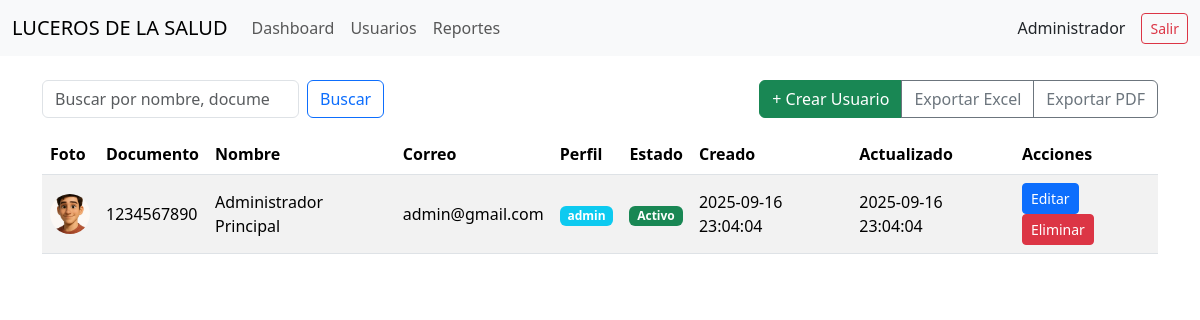
/lds-app/admin/users.php (signed in), run on the app's committed database.
### tables this page shows
CREATE TABLE IF NOT EXISTS users (
  id INT AUTO_INCREMENT PRIMARY KEY,
  documento VARCHAR(50) UNIQUE NOT NULL,
  nombre VARCHAR(100) NOT NULL,
  apellido VARCHAR(100) NOT NULL,
  correo VARCHAR(160) NOT NULL,
  password VARCHAR(255) NOT NULL,
  perfil ENUM('admin','usuario') NOT NULL DEFAULT 'usuario',
  estado ENUM('Activo','Inactivo') NOT NULL DEFAULT 'Activo',
  fecha_nacimiento DATE NULL,
  edad INT NULL,
  foto VARCHAR(255) NULL,
  created_at DATETIME NOT NULL DEFAULT CURRENT_TIMESTAMP,
  updated_at DATETIME NOT NULL DEFAULT CURRENT_TIMESTAMP ON UPDATE CURRENT_TIMESTAMP
);

### lds-app/config.php (called while the page is built, shortened)
<?php
function is_logged_in()
    {
        return isset($_SESSION['user']);
    }
function is_admin()
    {
        return is_logged_in() && $_SESSION['user']['perfil'] === 'admin';
    }
function h($s)
    {
        return htmlspecialchars($s ?? '', ENT_QUOTES, 'UTF-8');
    }
?>

### lds-app/admin/users.php (the view, shortened to what this page needs)
<?php require_once __DIR__ . '/../partials/header.php'; ?>
<div class="d-flex justify-content-between align-items-center mb-3">
  <form class="d-flex" method="get">
    <input class="form-control me-2" type="search" name="q" placeholder="Buscar por nombre, documento o correo" value="<?php echo h($_GET['q'] ?? ''); ?>">
    <button class="btn btn-outline-primary">Buscar</button>
  </form>
  <div class="btn-group">
    <a class="btn btn-success" href="/admin/user_form.php">+ Crear Usuario</a>
    <a class="btn btn-outline-secondary" href="/export/export_excel.php">Exportar Excel</a>
    <a class="btn btn-outline-secondary" href="/export/export_pdf.php">Exportar PDF</a>
  </div>
</div>
<?php
$q = trim($_GET['q'] ?? '');
$sql = "SELECT * FROM users";
if ($q !== '') {
  $sql .= " WHERE nombre LIKE CONCAT('%',?,'%') OR apellido LIKE CONCAT('%',?,'%') OR documento LIKE CONCAT('%',?,'%') OR correo LIKE CONCAT('%',?,'%')";
  $stmt = $mysqli->prepare($sql);
  $stmt->bind_param('ssss', $q,$q,$q,$q);
  $stmt->execute();
  $res = $stmt->get_result();
} else {
  $res = $mysqli->query($sql . " ORDER BY created_at DESC");
}
?>
<div class="table-responsive">
<table class="table table-striped table-hover align-middle">
  <thead><tr>
    <th>Foto</th><th>Documento</th><th>Nombre</th><th>Correo</th><th>Perfil</th><th>Estado</th><th>Creado</th><th>Actualizado</th><th>Acciones</th>
  </tr></thead>
  <tbody>
  <?php while($u = $res->fetch_assoc()): ?>
    <tr>
      <td><?php if($u['foto']): ?><img src="<?php echo '/Uploads/images/' . h($u['foto']); ?>" style="width:40px;height:40px;object-fit:cover;border-radius:50%"><?php endif; ?></td>
      <td><?php echo h($u['documento']); ?></td>
      <td><?php echo h($u['nombre'] . ' ' . $u['apellido']); ?></td>
      <td><?php echo h($u['correo']); ?></td>
      <td><span class="badge bg-info"><?php echo h($u['perfil']); ?></span></td>
      <td><span class="badge <?php echo $u['estado']=='Activo'?'bg-success':'bg-secondary'; ?>"><?php echo h($u['estado']); ?></span></td>
      <td><?php echo h($u['created_at']); ?></td>
      <td><?php echo h($u['updated_at']); ?></td>
      <td>
        <a class="btn btn-sm btn-primary" href="/admin/user_form.php?id=<?php echo $u['id']; ?>">Editar</a>
        <a class="btn btn-sm btn-danger" href="/admin/user_delete.php?id=<?php echo $u['id']; ?>" onclick="return confirm('¿Eliminar usuario?')">Eliminar</a>
      </td>
    </tr>
  <?php endwhile; ?>
  </tbody>
</table>
</div>
<?php require_once __DIR__ . '/../partials/footer.php'; ?>

### lds-app/partials/header.php (shortened to what this page needs)
<?php require_once __DIR__ . '/../config.php'; ?>
<!doctype html>
<html lang="es">
<head>
  <link href="https://cdn.jsdelivr.net/npm/bootstrap@5.3.3/dist/css/bootstrap.min.css" rel="stylesheet">
</head>
<body>
<nav class="navbar navbar-expand-lg bg-body-tertiary">
  <div class="container-fluid">
    <a class="navbar-brand" href="#">LUCEROS DE LA SALUD</a>
    <div class="collapse navbar-collapse" id="nav">
      <ul class="navbar-nav me-auto">
        <?php if (is_admin()): ?>
          <li class="nav-item"><a class="nav-link" href="/admin/dashboard.php">Dashboard</a></li>
          <li class="nav-item"><a class="nav-link" href="/admin/users.php">Usuarios</a></li>
          <li class="nav-item"><a class="nav-link" href="/admin/reportes.php">Reportes</a></li>
        <?php else: ?>
          <li class="nav-item"><a class="nav-link" href="/user/dashboard.php">Dashboard</a></li>
          <li class="nav-item"><a class="nav-link" href="/user/users.php">Usuarios</a></li>
        <?php endif; ?>
      </ul>
      <div class="d-flex align-items-center">
        <span class="me-3"><?php echo h($_SESSION['user']['nombre'] ?? ''); ?></span>
        <a class="btn btn-outline-danger btn-sm" href="/auth/logout.php">Salir</a>
      </div>
    </div>
  </div>
</nav>
<div class="container my-4">

### lds-app/partials/footer.php (shortened to what this page needs)
</div>
</body>
</html>

### data on the page
users: foto (picture), documento "1234567890", nombre+apellido "Administrador Principal", correo "admin@gmail.com", perfil "admin", estado "Activo", created_at "2025-09-16 23:04:04", updated_at "2025-09-16 23:04:04"

### other printed values
$_SESSION['user']['nombre'] "Administrador"
